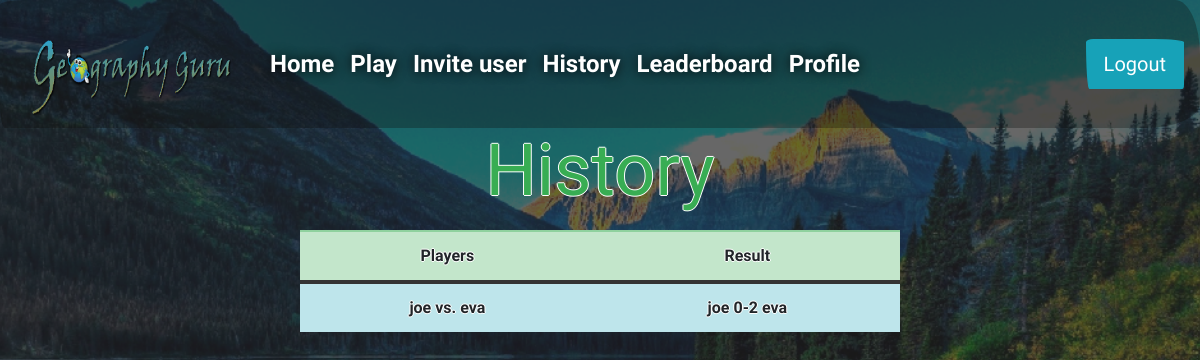
The app's page /history (signed in), older data.
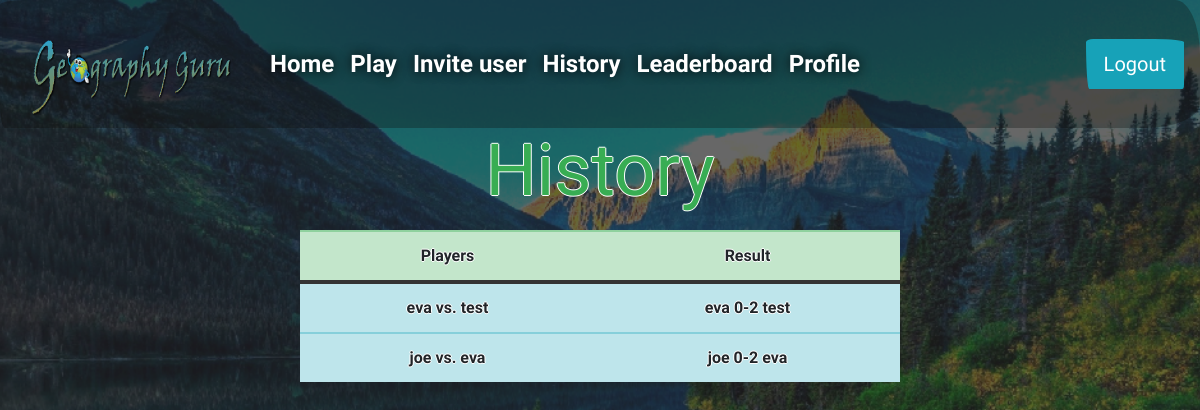
The same page, newer data.
### tables this page shows
CREATE TABLE 'games' ('game_id' integer PRIMARY KEY AUTOINCREMENT NOT NULL, 'player1_id' integer NOT NULL, 'player2_id' integer NOT NULL, 'questions' text NOT NULL, 'score' INTEGER NOT NULL DEFAULT 999, 'player1_name' text, 'player2_name' text, 'status' text NOT NULL DEFAULT 'starting');

### application.py (the view)
@app.route("/history", methods=["GET"])
@login_required
def history():
    session["score"] = 0
    session["finished"] = 0
    history = user_history(session.get("user_id"))
    for game in range(len(history)):
        matchup = find_matchup(history[game]["game_id"])
        history[game]["matchup"] = matchup[0]["player1_name"] + " vs. " + matchup[0]["player2_name"]
    return render_template("history.html", history=history)

### helpers.py (called while the page is built)
def login_required(f):
    @wraps(f)
    def decorated_function(*args, **kwargs):
        if session.get("user_id") is None:
            return redirect("/login")
        return f(*args, **kwargs)
    return decorated_function

def user_history(user_id):
    return db.execute("SELECT game_id, status FROM games WHERE (status != 'active' AND status != 'starting') AND (player1_id = :user_id OR player2_id = :user_id) ORDER BY game_id DESC LIMIT 10", user_id=session.get("user_id"))

def find_matchup(game_id):
    return db.execute("SELECT player1_name, player2_name FROM games WHERE game_id = :game_id", game_id=game_id)

### templates/history.html (shortened to what this page needs)
{% extends "layout.html" %}
{% block main %}
<b><label for="exampleTextarea"><h1 class="display-3">History</h1></label></b>
    <table class="table">
      <thead>
        <tr class="table-success">
          <th scope="col">Players</th>
          <th scope="col">Result</th>
        </tr>
      </thead>
      {% if history %}
          {% for game in history %}
            <tr class="table-info">
                <td>{{ game.matchup }}</td>
                <td>{{ game.status }}</td>
            </tr>
          {% endfor %}
        {% else %}
        <tr class="table-info">
          <td colspan="4">No previous games :(</td>
        </tr>
        {% endif %}
{% endblock %}

Row changes from the older to the newer data that the page shows:
added games: matchup "eva vs. test", status "eva 0-2 test"
